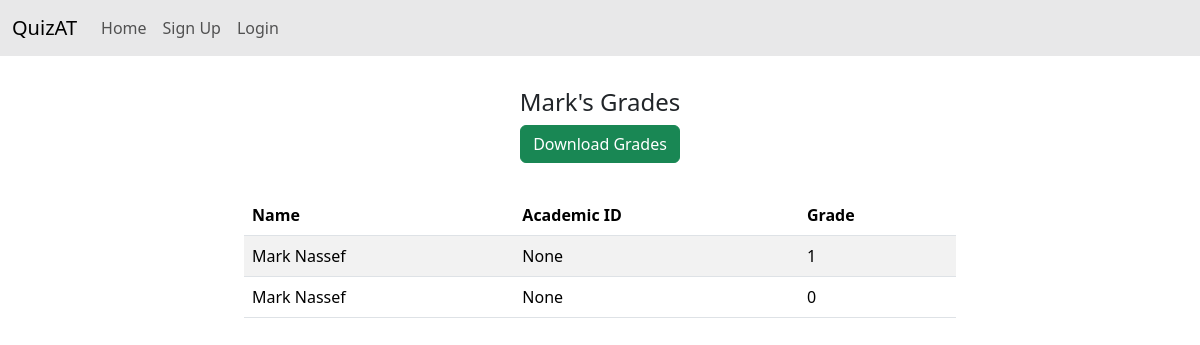
/quizzes/grades/2/, run on the app's committed database.
### quizzes/models.py (models this page shows, shortened)
class Quiz(models.Model):
    title = models.CharField(max_length=255, default='--')
    start_time = models.DateTimeField(default=timezone.now)
    duration = models.DurationField()
    group = models.ForeignKey(Group, on_delete=models.CASCADE, default=None)

class Grade(models.Model):
    quiz = models.ForeignKey(Quiz, on_delete=models.CASCADE)
    student = models.ForeignKey(CustomUser, on_delete=models.CASCADE)
    right_answers = models.IntegerField()
    total_questions = models.IntegerField()

### accounts/models.py (models this page shows, shortened)
class CustomUser(AbstractBaseUser, PermissionsMixin):
    email = models.EmailField(unique=True)
    full_name = models.CharField(max_length=250)
    is_active = models.BooleanField(default=True)
    is_staff = models.BooleanField(default=False)
    objects = CustomUserManager()
    academic_id = models.CharField(max_length=20, blank=True, null=True)
    USERNAME_FIELD = 'email'
    REQUIRED_FIELDS = ['full_name']
    class Meta:
        verbose_name = "User"
        verbose_name_plural = "Users"

### quizzes/views.py (the view)
# urls.py: path('grades/<int:quiz_id>/', views.ShowGrades, name='ShowGrades'),
def ShowGrades(request, quiz_id):
    quiz = Quiz.objects.get(pk=quiz_id)
    return render(request, 'quizzes/grades.html', context={'quiz': quiz})

### quizzes/templates/quizzes/grades.html (shortened to what this page needs)
{% extends "base.html" %}
{% block content %}
<div class="col-8 mx-auto">
    <div class="text-center mb-3">
        <h1 class="fs-4 display-4">{{quiz.title}}'s Grades</h1>
        <button
            type="button"
            class="btn btn-success mb-3"
            onclick="window.location.href='{% url "quizzes:DownloadGrades" quiz.id %}'; return false;"
        >
            Download Grades
        </button>
    </div>
    <table class="table table-hover table-striped">
        <thead>
            <tr>
              <th scope="col">Name</th>
              <th scope="col">Academic ID</th>
              <th scope="col">Grade</th>
            </tr>
        </thead>
        <tbody>
            {% for grade in quiz.grade_set.all %}
            <tr>
                <td>{{grade.student.full_name}}</td>
                <td>{{grade.student.academic_id}}</td>
                <td>{{grade.right_answers}}</td>
            </tr>
            {% empty %}
            <tr>
                <td colspan=3>
                    <div class="text-center"> No data to show!</div>
                </td>
            </tr>
            {% endfor %}
        </tbody>
    </table>
</div>
{% endblock content %}

### data on the page
Quiz: title "Mark"
Grade: student.full_name "Mark Nassef", student.academic_id "None", right_answers "1"
Grade: student.full_name "Mark Nassef", student.academic_id "None", right_answers "0"
